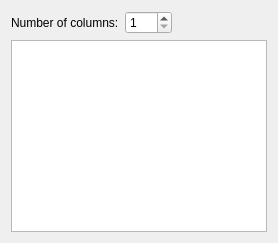
              <widget class="QWidget" name="tab_9">
               <attribute name="title">
                <string>Table</string>
               </attribute>
               <layout class="QVBoxLayout" name="verticalLayout_25">
                <item>
                 <layout class="QHBoxLayout" name="horizontalLayout_54">
                  <item>
                   <widget class="QLabel" name="label_39">
                    <property name="text">
                     <string>Number of columns:</string>
                    </property>
                   </widget>
                  </item>
                  <item>
                   <widget class="QSpinBox" name="sbSensorTableColumns">
                    <property name="minimum">
                     <number>1</number>
                    </property>
                    <property name="maximum">
                     <number>999</number>
                    </property>
                   </widget>
                  </item>
                  <item>
                   <spacer name="horizontalSpacer_60">
                    <property name="orientation">
                     <enum>Qt::Horizontal</enum>
                    </property>
                    <property name="sizeHint" stdset="0">
                     <size>
                      <width>40</width>
                      <height>20</height>
                     </size>
                    </property>
                   </spacer>
                  </item>
                 </layout>
                </item>
                <item>
                 <widget class="QTableWidget" name="twSensorTable"/>
                </item>
               </layout>
              </widget>
